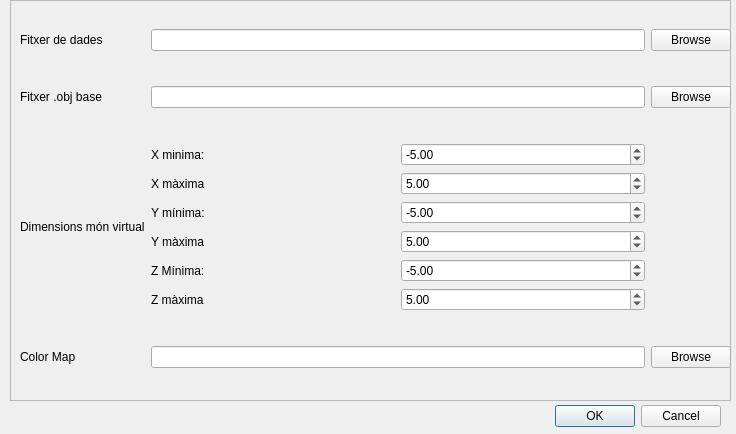
<?xml version="1.0" encoding="UTF-8"?>
<ui version="4.0">
 <class>Dialog</class>
 <widget class="QDialog" name="Dialog">
  <property name="geometry">
   <rect>
    <x>0</x>
    <y>0</y>
    <width>736</width>
    <height>434</height>
   </rect>
  </property>
  <property name="windowTitle">
   <string>Dialog</string>
  </property>
  <widget class="QDialogButtonBox" name="act_llegir_Dades">
   <property name="geometry">
    <rect>
     <x>380</x>
     <y>400</y>
     <width>341</width>
     <height>32</height>
    </rect>
   </property>
   <property name="orientation">
    <enum>Qt::Horizontal</enum>
   </property>
   <property name="standardButtons">
    <set>QDialogButtonBox::Cancel|QDialogButtonBox::Ok</set>
   </property>
  </widget>
  <widget class="QFrame" name="frame">
   <property name="geometry">
    <rect>
     <x>10</x>
     <y>0</y>
     <width>721</width>
     <height>401</height>
    </rect>
   </property>
   <property name="frameShape">
    <enum>QFrame::StyledPanel</enum>
   </property>
   <property name="frameShadow">
    <enum>QFrame::Raised</enum>
   </property>
   <widget class="QWidget" name="gridLayoutWidget">
    <property name="geometry">
     <rect>
      <x>10</x>
      <y>0</y>
      <width>711</width>
      <height>401</height>
     </rect>
    </property>
    <layout class="QGridLayout" name="gridLayout">
     <item row="1" column="0">
      <widget class="QLabel" name="label_2">
       <property name="text">
        <string>Fitxer .obj base</string>
       </property>
      </widget>
     </item>
     <item row="4" column="0">
      <widget class="QLabel" name="label_3">
       <property name="text">
        <string>Color Map</string>
       </property>
      </widget>
     </item>
     <item row="1" column="1">
      <widget class="QLineEdit" name="fitxerObj"/>
     </item>
     <item row="0" column="0">
      <widget class="QLabel" name="label">
       <property name="text">
        <string>Fitxer de dades</string>
       </property>
      </widget>
     </item>
     <item row="4" column="1">
      <widget class="QLineEdit" name="colorMap"/>
     </item>
     <item row="1" column="2">
      <widget class="QPushButton" name="pushButton_Obj">
       <property name="text">
        <string>Browse</string>
       </property>
      </widget>
     </item>
     <item row="4" column="2">
      <widget class="QPushButton" name="pushButton_ColorMap">
       <property name="text">
        <string>Browse</string>
       </property>
      </widget>
     </item>
     <item row="0" column="1">
      <widget class="QLineEdit" name="fitxerDades"/>
     </item>
     <item row="0" column="2">
      <widget class="QPushButton" name="pushButton_FitxerDades">
       <property name="text">
        <string>Browse</string>
       </property>
      </widget>
     </item>
     <item row="2" column="1">
      <layout class="QGridLayout" name="gridLayout_2">
       <item row="1" column="0">
        <widget class="QLabel" name="label_6">
         <property name="text">
          <string>X màxima</string>
         </property>
        </widget>
       </item>
       <item row="2" column="0">
        <widget class="QLabel" name="label_7">
         <property name="text">
          <string>Y mínima:</string>
         </property>
        </widget>
       </item>
       <item row="0" column="0">
        <widget class="QLabel" name="label_5">
         <property name="text">
          <string>X minima:</string>
         </property>
        </widget>
       </item>
       <item row="3" column="0">
        <widget class="QLabel" name="label_8">
         <property name="text">
          <string>Y màxima</string>
         </property>
        </widget>
       </item>
       <item row="5" column="0">
        <widget class="QLabel" name="label_10">
         <property name="text">
          <string>Z màxima</string>
         </property>
        </widget>
       </item>
       <item row="4" column="0">
        <widget class="QLabel" name="label_9">
         <property name="text">
          <string>Z Mínima:</string>
         </property>
        </widget>
       </item>
       <item row="0" column="1">
        <widget class="QDoubleSpinBox" name="xmin">
         <property name="minimum">
          <double>-99.000000000000000</double>
         </property>
         <property name="value">
          <double>-5.000000000000000</double>
         </property>
        </widget>
       </item>
       <item row="1" column="1">
        <widget class="QDoubleSpinBox" name="xmax">
         <property name="minimum">
          <double>-99.000000000000000</double>
         </property>
         <property name="value">
          <double>5.000000000000000</double>
         </property>
        </widget>
       </item>
       <item row="2" column="1">
        <widget class="QDoubleSpinBox" name="ymin">
         <property name="minimum">
          <double>-99.000000000000000</double>
         </property>
         <property name="value">
          <double>-5.000000000000000</double>
         </property>
        </widget>
       </item>
       <item row="3" column="1">
        <widget class="QDoubleSpinBox" name="ymax">
         <property name="minimum">
          <double>-99.000000000000000</double>
         </property>
         <property name="value">
          <double>5.000000000000000</double>
         </property>
        </widget>
       </item>
       <item row="4" column="1">
        <widget class="QDoubleSpinBox" name="zmin">
         <property name="minimum">
          <double>-99.000000000000000</double>
         </property>
         <property name="value">
          <double>-5.000000000000000</double>
         </property>
        </widget>
       </item>
       <item row="5" column="1">
        <widget class="QDoubleSpinBox" name="zmax">
         <property name="minimum">
          <double>-99.000000000000000</double>
         </property>
         <property name="value">
          <double>5.000000000000000</double>
         </property>
        </widget>
       </item>
      </layout>
     </item>
     <item row="2" column="0">
      <widget class="QLabel" name="label_4">
       <property name="text">
        <string>Dimensions món virtual</string>
       </property>
      </widget>
     </item>
    </layout>
   </widget>
  </widget>
 </widget>
 <resources/>
 <connections>
  <connection>
   <sender>act_llegir_Dades</sender>
   <signal>accepted()</signal>
   <receiver>Dialog</receiver>
   <slot>accept()</slot>
   <hints>
    <hint type="sourcelabel">
     <x>248</x>
     <y>254</y>
    </hint>
    <hint type="destinationlabel">
     <x>157</x>
     <y>274</y>
    </hint>
   </hints>
  </connection>
  <connection>
   <sender>act_llegir_Dades</sender>
   <signal>rejected()</signal>
   <receiver>Dialog</receiver>
   <slot>reject()</slot>
   <hints>
    <hint type="sourcelabel">
     <x>316</x>
     <y>260</y>
    </hint>
    <hint type="destinationlabel">
     <x>286</x>
     <y>274</y>
    </hint>
   </hints>
  </connection>
 </connections>
</ui>
